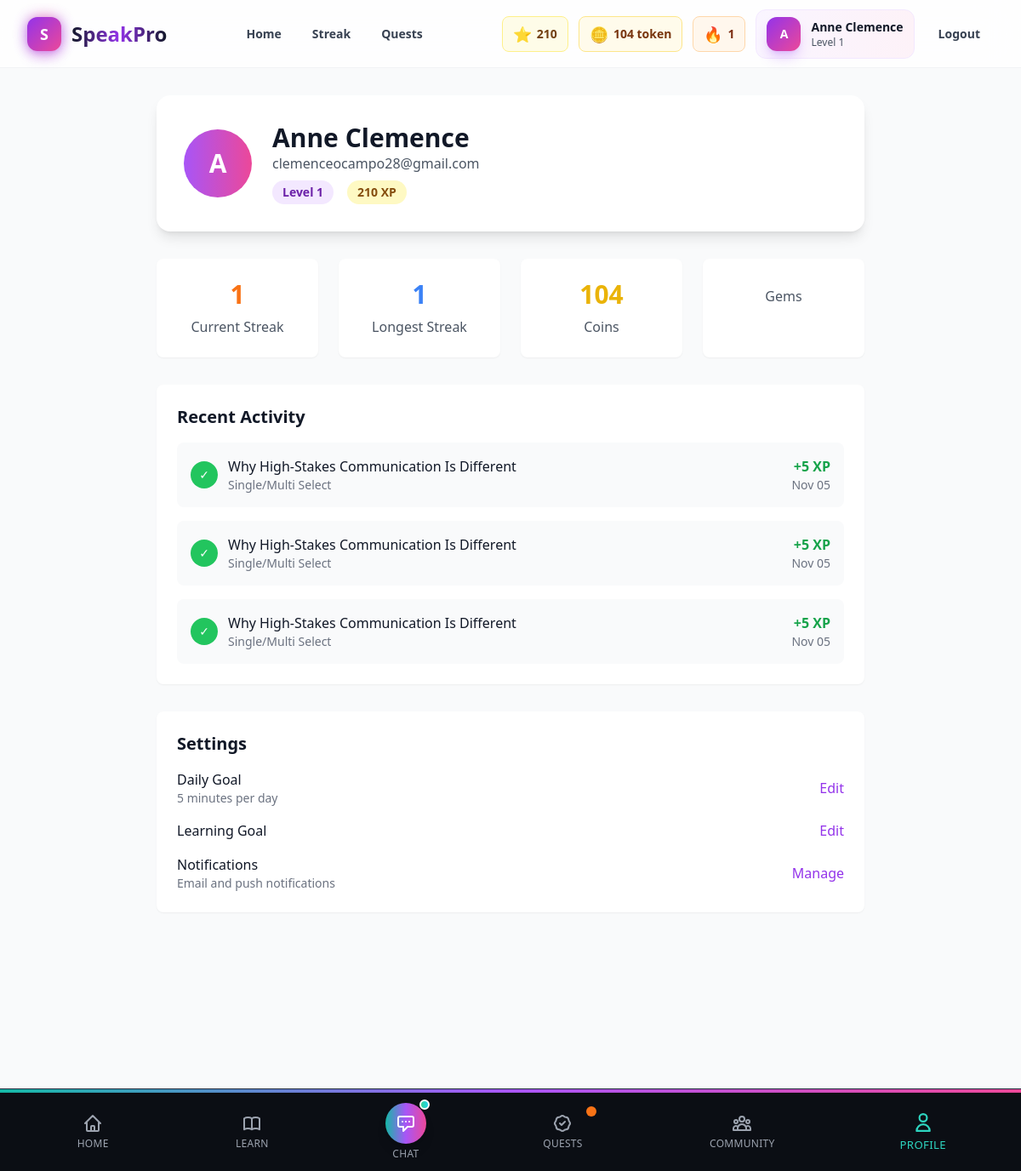
Page /profile/ (signed in) on the committed database.
### myApp/models.py (models this page shows, shortened)
class Profile(models.Model):
    user = models.OneToOneField(User, on_delete=models.CASCADE)
    created_at = models.DateTimeField(auto_now_add=True)
    updated_at = models.DateTimeField(auto_now=True)
    daily_goal_minutes = models.IntegerField(default=5, validators=[MinValueValidator(2), MaxValueValidator(60)])
    learning_goal = models.CharField(max_length=100, default="converse_confidently")
    current_level = models.IntegerField(default=1, validators=[MinValueValidator(1), MaxValueValidator(6)])
    total_xp = models.IntegerField(default=0)
    current_streak = models.IntegerField(default=0)
    longest_streak = models.IntegerField(default=0)
    last_activity = models.DateTimeField(null=True, blank=True)
    coins = models.IntegerField(default=0)
    tickets = models.IntegerField(default=0)  # For district venue entry
    persona = models.JSONField(default=dict, blank=True)  # Role, audience, goal, etc.
    contexts = models.JSONField(default=list, blank=True)  # Typical speaking contexts
    goals = models.JSONField(default=list, blank=True)  # Learning goals
    ab_variant = models.CharField(max_length=1, default='A', choices=[('A', 'Dashboard-first'), ('B', 'Map-first')])
    onboarding_completed = models.BooleanField(default=False)

class ExerciseAttempt(models.Model):
    user = models.ForeignKey(User, on_delete=models.CASCADE)
    exercise = models.ForeignKey(Exercise, on_delete=models.CASCADE)
    attempt_number = models.IntegerField(default=1)
    user_response = models.JSONField()  # User's answer(s)
    audio_recording = models.URLField(blank=True)  # For speak/milestone exercises
    duration_seconds = models.IntegerField()
    is_correct = models.BooleanField()
    score = models.FloatField()  # 0.0 to 1.0
    xp_earned = models.IntegerField()
    ai_feedback = models.TextField(blank=True)
    rubric_scores = models.JSONField(default=dict, blank=True)  # For milestone exercises
    created_at = models.DateTimeField(auto_now_add=True)
    class Meta:
        ordering = ['-created_at']

class Exercise(models.Model):
    EXERCISE_TYPES = [
        ('select', 'Single/Multi Select'),
        ('match', 'Match/Order'),
        ('rewrite', 'Rewrite for Clarity'),
        ('listen', 'Tap What You Hear'),
        ('speak', 'Say It Aloud'),
        ('scenario', 'Scenario Choice'),
        ('milestone', 'Milestone Recording'),
    ]
    lesson = models.ForeignKey(Lesson, on_delete=models.CASCADE, related_name='exercises')
    exercise_type = models.CharField(max_length=20, choices=EXERCISE_TYPES)
    order = models.IntegerField()
    prompt = models.TextField()
    stimulus_text = models.TextField(blank=True)
    stimulus_audio = models.URLField(blank=True)
    stimulus_image = models.URLField(blank=True)
    options = models.JSONField(default=list, blank=True)  # List of options
    correct_answers = models.JSONField(default=list)  # List of correct answer indices/values
    reference_rewrite = models.TextField(blank=True)
    rubric_criteria = models.JSONField(default=dict, blank=True)  # Scoring criteria
    concept_refs = models.JSONField(default=list, blank=True, help_text="List of KnowledgeBlock slugs used")
    xp_reward = models.IntegerField(default=5)
    max_attempts = models.IntegerField(default=3)
    hints = models.TextField(blank=True)
    feedback_correct = models.TextField(blank=True)
    feedback_incorrect = models.TextField(blank=True)
    class Meta:
        ordering = ['lesson', 'order']
        unique_together = ['lesson', 'order']

class Lesson(models.Model):
    unit = models.ForeignKey(Unit, on_delete=models.CASCADE, related_name='lessons')
    name = models.CharField(max_length=100)
    description = models.TextField()
    order = models.IntegerField()
    duration_minutes = models.IntegerField()
    xp_reward = models.IntegerField(default=10)
    tip_sheet = models.TextField(blank=True)
    learning_objectives = models.TextField(blank=True)
    class Meta:
        ordering = ['unit', 'order']
        unique_together = ['unit', 'order']

### myApp/views.py (the view)
# urls.py: path('profile/', views.profile_view, name='profile'),
@login_required
def profile_view(request):
    try:
        profile = request.user.profile
    except Profile.DoesNotExist:
        profile = Profile.objects.create(user=request.user)
    recent_attempts = ExerciseAttempt.objects.filter(
        user=request.user
    ).order_by('-created_at')[:5]
    user_rewards = UserReward.objects.filter(user=request.user)
    context = {
        'profile': profile,
        'recent_attempts': recent_attempts,
        'user_rewards': user_rewards,
    }
    return render(request, 'myApp/profile.html', context)

### myApp/templates/myApp/profile.html (shortened to what this page needs)
{% extends 'myApp/base.html' %}
{% block content %}
<div class="bg-gray-50 py-8 pb-24 md:pb-8">
    <div class="max-w-4xl mx-auto px-4 sm:px-6 lg:px-8">
        <div class="bg-white rounded-2xl shadow-lg p-8 mb-8">
            <div class="flex items-center space-x-6">
                <div class="w-20 h-20 bg-gradient-to-r from-purple-500 to-pink-500 rounded-full flex items-center justify-center">
                    <span class="text-3xl font-bold text-white">{{ user.first_name.0|default:user.username.0|upper }}</span>
                </div>
                <div class="flex-1">
                    <h1 class="text-3xl font-bold text-gray-900">{{ user.first_name|default:user.username }}</h1>
                    <p class="text-gray-600">{{ user.email }}</p>
                    <div class="flex items-center space-x-4 mt-2">
                        <span class="bg-purple-100 text-purple-800 px-3 py-1 rounded-full text-sm font-semibold">
                            Level {{ profile.current_level }}
                        </span>
                        <span class="bg-yellow-100 text-yellow-800 px-3 py-1 rounded-full text-sm font-semibold">
                            {{ profile.total_xp }} XP
                        </span>
                    </div>
                </div>
            </div>
        </div>
        <div class="grid grid-cols-1 md:grid-cols-4 gap-6 mb-8">
            <div class="bg-white rounded-lg shadow-sm p-6 text-center">
                <div class="text-3xl font-bold text-orange-500 mb-2">{{ profile.current_streak }}</div>
                <div class="text-gray-600">Current Streak</div>
            </div>
            <div class="bg-white rounded-lg shadow-sm p-6 text-center">
                <div class="text-3xl font-bold text-blue-500 mb-2">{{ profile.longest_streak }}</div>
                <div class="text-gray-600">Longest Streak</div>
            </div>
            <div class="bg-white rounded-lg shadow-sm p-6 text-center">
                <div class="text-3xl font-bold text-yellow-500 mb-2">{{ profile.coins }}</div>
                <div class="text-gray-600">Coins</div>
            </div>
            <div class="bg-white rounded-lg shadow-sm p-6 text-center">
                <div class="text-gray-600">Gems</div>
            </div>
        </div>
        <div class="bg-white rounded-lg shadow-sm p-6 mb-8">
            <h2 class="text-xl font-semibold text-gray-900 mb-4">Recent Activity</h2>
            {% if recent_attempts %}
                <div class="space-y-4">
                    {% for attempt in recent_attempts %}
                    <div class="flex items-center justify-between p-4 bg-gray-50 rounded-lg">
                        <div class="flex items-center space-x-3">
                            <div class="w-8 h-8 bg-green-500 rounded-full flex items-center justify-center">
                                <span class="text-white text-sm">✓</span>
                            </div>
                            <div>
                                <div class="font-medium text-gray-900">{{ attempt.exercise.lesson.name }}</div>
                                <div class="text-sm text-gray-500">{{ attempt.exercise.get_exercise_type_display }}</div>
                            </div>
                        </div>
                        <div class="text-right">
                            <div class="text-green-600 font-semibold">+{{ attempt.xp_earned }} XP</div>
                            <div class="text-sm text-gray-500">{{ attempt.created_at|date:"M d" }}</div>
                        </div>
                    </div>
                    {% endfor %}
                </div>
            {% else %}
                <div class="text-center py-8 text-gray-500">
                    <p>No recent activity. Start learning to see your progress!</p>
                </div>
            {% endif %}
        </div>
        <div class="bg-white rounded-lg shadow-sm p-6 mb-8">
            <h2 class="text-xl font-semibold text-gray-900 mb-4">Settings</h2>
            <div class="space-y-4">
                <div class="flex items-center justify-between">
                    <div>
                        <div class="font-medium text-gray-900">Daily Goal</div>
                        <div class="text-sm text-gray-500">{{ profile.daily_goal_minutes }} minutes per day</div>
                    </div>
                    <button class="text-purple-600 hover:text-purple-700 font-medium">Edit</button>
                </div>
                <div class="flex items-center justify-between">
                    <div>
                        <div class="font-medium text-gray-900">Learning Goal</div>
                    </div>
                    <button class="text-purple-600 hover:text-purple-700 font-medium">Edit</button>
                </div>
                <div class="flex items-center justify-between">
                    <div>
                        <div class="font-medium text-gray-900">Notifications</div>
                        <div class="text-sm text-gray-500">Email and push notifications</div>
                    </div>
                    <button class="text-purple-600 hover:text-purple-700 font-medium">Manage</button>
                </div>
            </div>
        </div>
    </div>
</div>
{% endblock %}

### myApp/templates/myApp/base.html (shortened to what this page needs)
<!DOCTYPE html>
<html lang="en">
<head>
    <script src="https://cdn.tailwindcss.com"></script>
</head>
<body class="bg-gray-50 min-h-screen">
    <nav class="fixed top-0 left-0 right-0 z-50 transition-all duration-300" id="navbar">
        <div class="relative max-w-7xl mx-auto px-4 sm:px-6 lg:px-8">
            <div class="flex justify-between items-center h-20">
                <div class="flex items-center">
                    <a href="{% url 'home' %}" class="flex items-center space-x-3 group" aria-label="SpeakPro Home">
                        <div class="relative">
                            <div class="absolute inset-0 bg-gradient-to-r from-purple-600 via-pink-500 to-purple-600 rounded-xl opacity-75 blur group-hover:opacity-100 transition-opacity"></div>
                            <div class="relative w-10 h-10 bg-gradient-to-br from-purple-600 to-pink-500 rounded-xl flex items-center justify-center shadow-lg shadow-purple-500/30 group-hover:scale-110 transition-transform">
                                <span class="text-white font-black text-lg">S</span>
                            </div>
                        </div>
                        <span class="text-2xl font-extrabold bg-gradient-to-r from-gray-900 via-purple-600 to-gray-900 bg-clip-text text-transparent group-hover:from-purple-600 group-hover:via-pink-500 group-hover:to-purple-600 transition-all">SpeakPro</span>
                    </a>
                </div>
                <div class="hidden md:flex items-center space-x-1">
                    <a href="{% url 'home' %}" class="px-4 py-2 rounded-xl text-sm font-semibold text-gray-700 hover:text-purple-600 hover:bg-purple-50 transition-all duration-200 relative group">
                        Home
                    </a>
                    {% if user.is_authenticated %}
                    <a href="{% url 'streak_page' %}" class="px-4 py-2 rounded-xl text-sm font-semibold text-gray-700 hover:text-purple-600 hover:bg-purple-50 transition-all duration-200 relative group">
                        Streak
                    </a>
                    <a href="{% url 'quests' %}" class="px-4 py-2 rounded-xl text-sm font-semibold text-gray-700 hover:text-purple-600 hover:bg-purple-50 transition-all duration-200 relative group">
                        Quests
                    </a>
                    {% endif %}
                </div>
                <div class="flex items-center space-x-3">
                    {% if user.is_authenticated %}
                        <div class="flex items-center space-x-3">
                            <div class="hidden lg:flex items-center space-x-3">
                                <div class="flex items-center gap-1.5 px-3 py-1.5 rounded-lg bg-yellow-50 border border-yellow-200">
                                    <span class="text-yellow-600 text-lg">⭐</span>
                                    <span class="text-sm font-bold text-yellow-900">{{ user.profile.total_xp|default:0 }}</span>
                                </div>
                                <div class="flex items-center gap-1.5 px-3 py-1.5 rounded-lg bg-amber-50 border border-amber-200">
                                    <span class="text-amber-600 text-lg">🪙</span>
                                    <span class="text-sm font-bold text-amber-900">{{ user.profile.coins|default:0 }} token</span>
                                </div>
                                {% if user.profile.current_streak > 0 %}
                                <div class="flex items-center gap-1.5 px-3 py-1.5 rounded-lg bg-orange-50 border border-orange-200">
                                    <span class="text-orange-500 streak-fire text-lg">🔥</span>
                                    <span class="text-sm font-bold text-orange-900">{{ user.profile.current_streak }}</span>
                                </div>
                                {% endif %}
                            </div>
                            <div class="flex items-center gap-3 px-3 py-2 rounded-xl bg-gradient-to-r from-purple-50 to-pink-50 border border-purple-100 hover:border-purple-200 transition-all">
                                <div class="w-10 h-10 bg-gradient-to-br from-purple-600 to-pink-500 rounded-xl flex items-center justify-center shadow-lg shadow-purple-500/30">
                                    <span class="text-white text-sm font-bold">{{ user.first_name.0|default:user.username.0|upper }}</span>
                                </div>
                                <div class="hidden sm:block">
                                    <p class="text-sm font-bold text-gray-900">{{ user.first_name|default:user.username }}</p>
                                    <p class="text-xs text-gray-600">Level {{ user.profile.current_level|default:1 }}</p>
                                </div>
                            </div>
                            <a href="{% url 'logout' %}" class="px-4 py-2 rounded-xl text-sm font-semibold text-gray-700 hover:text-red-600 hover:bg-red-50 transition-all duration-200 min-h-[44px] flex items-center">
                                Logout
                            </a>
                        </div>
                    {% endif %}
                </div>
            </div>
        </div>
    </nav>
    <div class="h-20"></div>
    <main class="min-h-screen">
        {% block content %}{% endblock %}
    </main>
    {% if user.is_authenticated %}
    {% include 'myApp/components/mobile_footer.html' %}
    {% endif %}
</body>
</html>

### myApp/templates/myApp/base.html (style rules this page uses)
.streak-fire { animation: flicker 1.5s infinite alternate; }
html { scroll-behavior: smooth; }
a, button { transition: all 0.3s cubic-bezier(0.4, 0, 0.2, 1); }
body { -webkit-font-smoothing: antialiased; -moz-osx-font-smoothing: grayscale; text-rendering: optimizeLegibility; overflow-x: hidden; }
#navbar { transition: all 0.3s cubic-bezier(0.4, 0, 0.2, 1); }

### rows in the picture
Profile: current_level "1", total_xp "210", current_streak "1", longest_streak "1", coins "104", daily_goal_minutes "5"
ExerciseAttempt: exercise.lesson.name "Why High‑Stakes Communication Is Different", exercise.exercise_type "Single/Multi Select", xp_earned "5", created_at "Nov 05"
ExerciseAttempt: exercise.lesson.name "Why High‑Stakes Communication Is Different", exercise.exercise_type "Single/Multi Select", xp_earned "5", created_at "Nov 05"
ExerciseAttempt: exercise.lesson.name "Why High‑Stakes Communication Is Different", exercise.exercise_type "Single/Multi Select", xp_earned "5", created_at "Nov 05"

### other values in the picture
{{ user.profile.total_xp|default:0 }} "210"
{{ user.profile.coins|default:0 }} "104"
{{ user.profile.current_streak }} "1"
{{ user.first_name.0|default:user.username.0|upper }} "A"
{{ user.first_name|default:user.username }} "Anne Clemence"
{{ user.profile.current_level|default:1 }} "1"
{{ user.email }} "clemenceocampo28@gmail.com"
